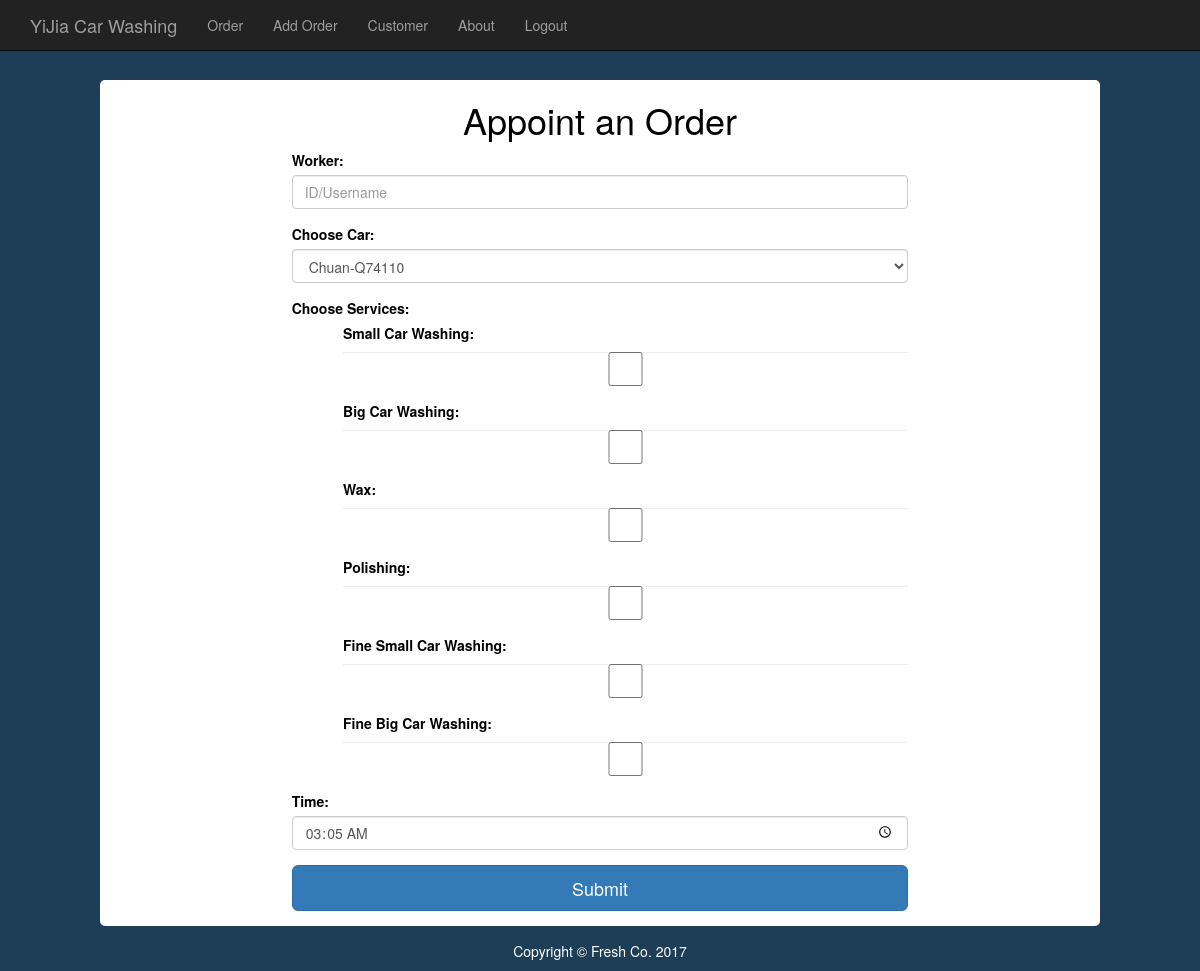
The page /index.php?page=addorder (signed in) on the database its author committed.
### tables this page shows
CREATE TABLE IF NOT EXISTS `product_service` (
  `id` int(10) unsigned NOT NULL,
  `product_name` varchar(50) DEFAULT NULL,
  `Price` int(11) DEFAULT NULL,
  `type_id` int(11) DEFAULT NULL
);

### inc/db.php (called while the page is built, shortened)
<?php
 class Mysql{
	function __construct(){
		$this->conn=$this->getConn();
	}
	function getConn(){
        $conn =  mysql_connect('localhost','root','') or die("Cannot connect to server".mysql_error());
        return $conn;
    }
	function fetch($result){
        $row = mysql_fetch_array($result);
        return $row;
    }
	function query($sql){
        $res = mysql_query($sql,$this->conn) or die(mysql_error());
		return $res;
	}
}
$mysql = new Mysql();
?>

### app/addorder.php (the view, shortened to what this page needs)
<div class="col-sm-10 col-sm-offset-1 form-group" style="background:#fff;border-radius:5px;margin-top:30px">
	<h1 class="text-center">Appoint an Order</h1>
	<div class="col-sm-8 col-sm-offset-2">
		<form method="post">
			<div class='form-group'>
				<label for='emp'>Worker: <span id='empName'></span></label>
				<input name='emp_id' id='emp' class='form-control selectid' onchange="selectCus(this,'empQueryRes','empName')" list='empQueryRes' placeholder="ID/Username" onfocus="this.autocomplete='off'" onblur="this.autocomplete='on'">
			</div>
			<div class="form-group">
				<label>Choose Car:</label>
				<select name="id" class="form-control">
				<?php
					$sql_car = "SELECT c.*,CONCAT(username,'-',FirstName,' ',LastName) as user FROM car AS c INNER JOIN customer AS cu ON c.cus_id=cu.id WHERE cus_id ='".$_SESSION['customer_id']."'";
					$result_car = $mysql->query($sql_car);
					while ($row_car = $mysql->fetch($result_car)){
				?>
					<option value="<?php echo $row_car['id']; ?>">
						<?php echo $row_car['plate']; ?>
					</option>
				<?php
					}
				?>
				</select>
			</div>
			<div class="form-group">
				<label>Choose Services:</label>
				<?php
					$sql_service = "SELECT * FROM product_service WHERE type_id = 1 AND Price IS NOT NULL";
					$result_service = $mysql->query($sql_service);
					while ($row_service = $mysql->fetch($result_service)){
				?>
				<div class="form-group col-sm-offset-1">
					<label><?php echo $row_service['product_name']; ?>:</label>
					<input type="checkbox" class='form-control' name="services[]" value="<?php echo $row_service['id']; ?>">
				</div>
				<?php
					}
				?>
			</div>
			<div class="form-group">
				<label>Time:</label>
				<input type="time" class="form-control" name="time" min="<?php echo date('H:m',time());?>" onchange="checkDate()" value="<?php echo date('H:m',time());?>" required>
			</div>
			<div class="form-group">
				<button type="submit" class="btn btn-block btn-lg btn-primary">Submit</button>
			</div>
		</form>
	</div>

### static/css/frontend.css (style rules this page uses)
div { color:black; }

### rows shown on the page
product_service: product_name "Small Car Washing"
product_service: product_name "Big Car Washing"
product_service: product_name "Wax"
product_service: product_name "Polishing"
product_service: product_name "Fine Small Car Washing"
product_service: product_name "Fine Big Car Washing"

### other values the page prints
form field id "Chuan-Q74110"
